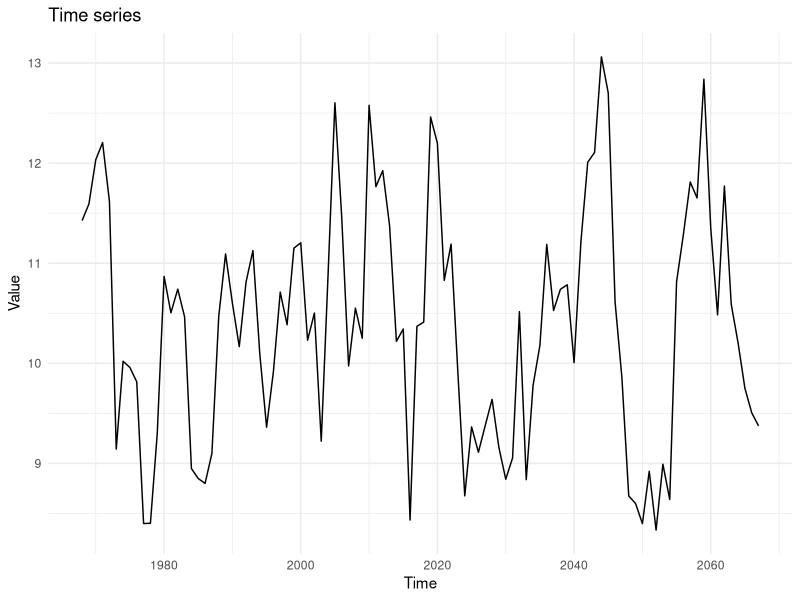
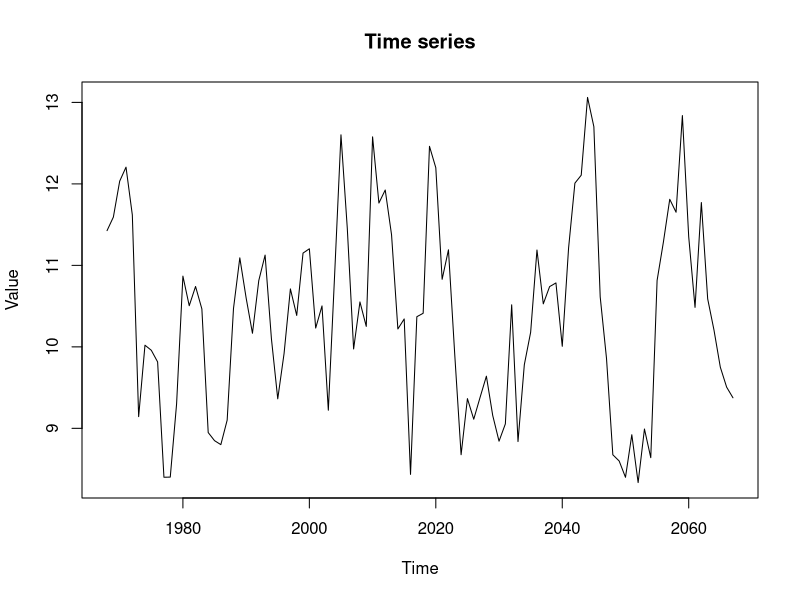
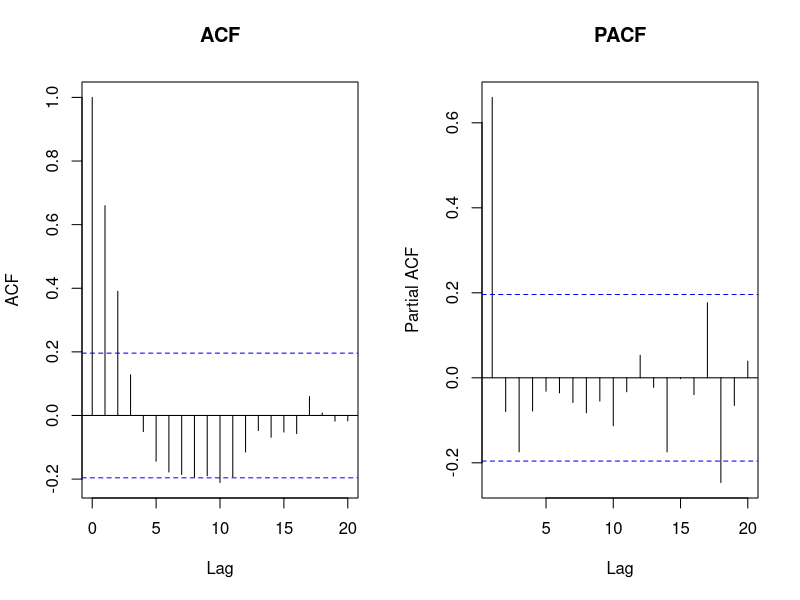
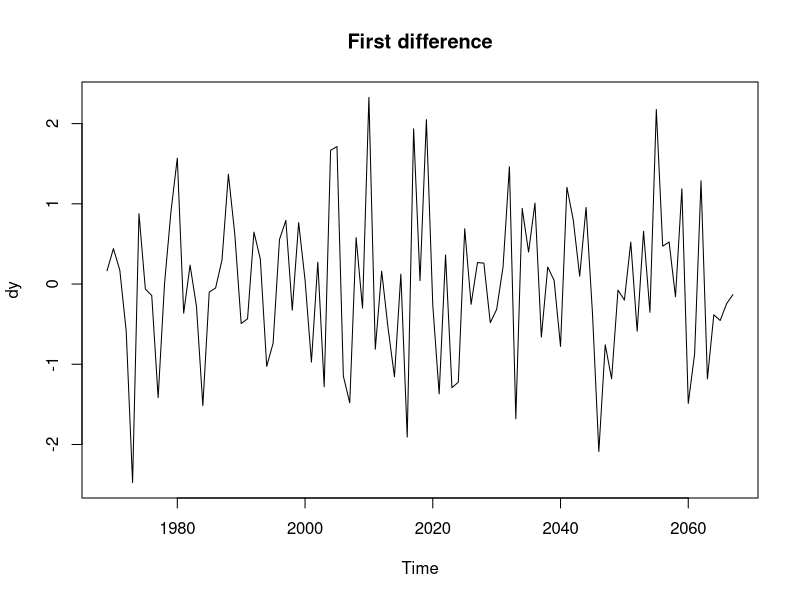
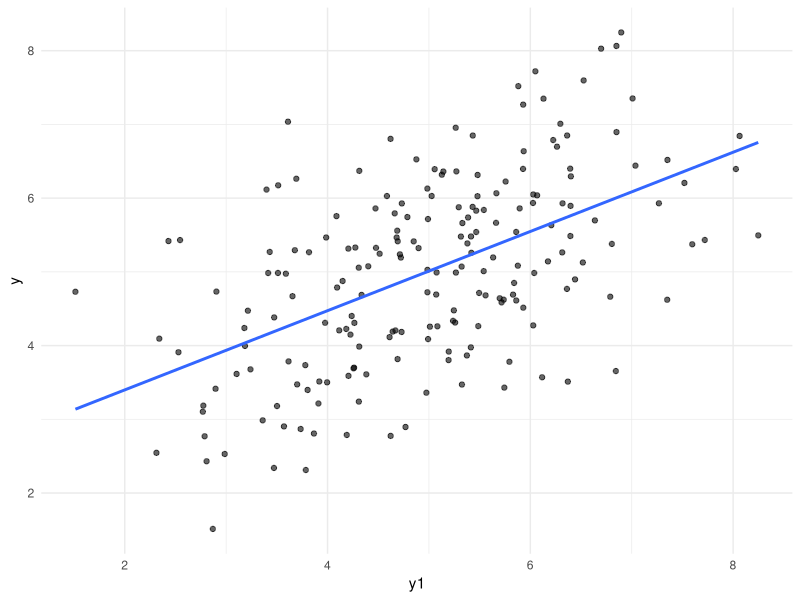
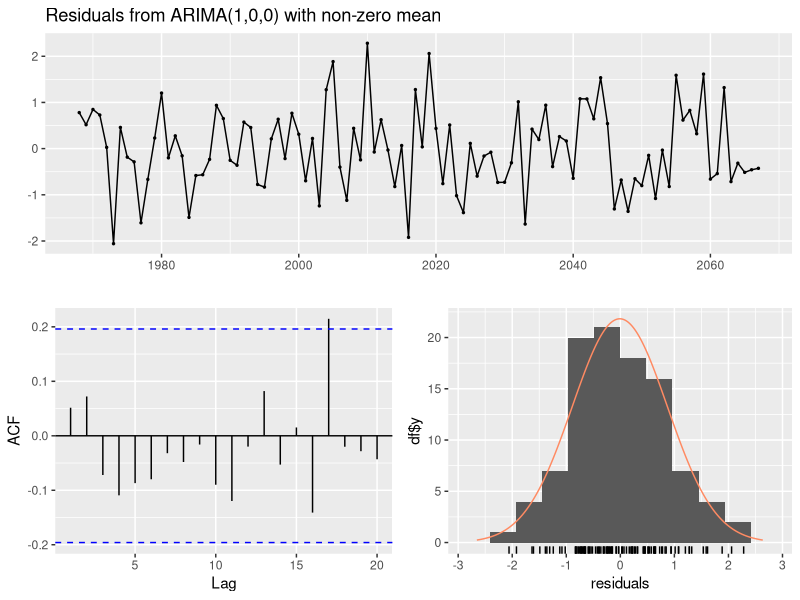
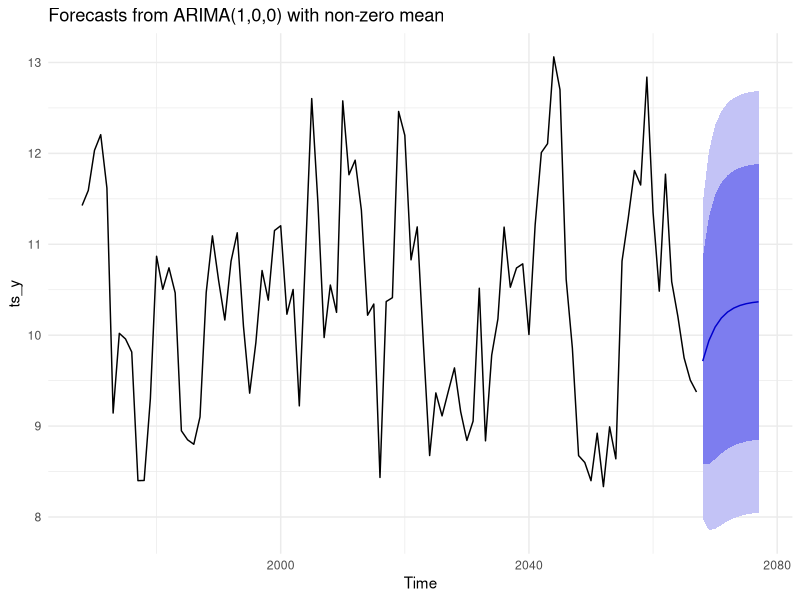
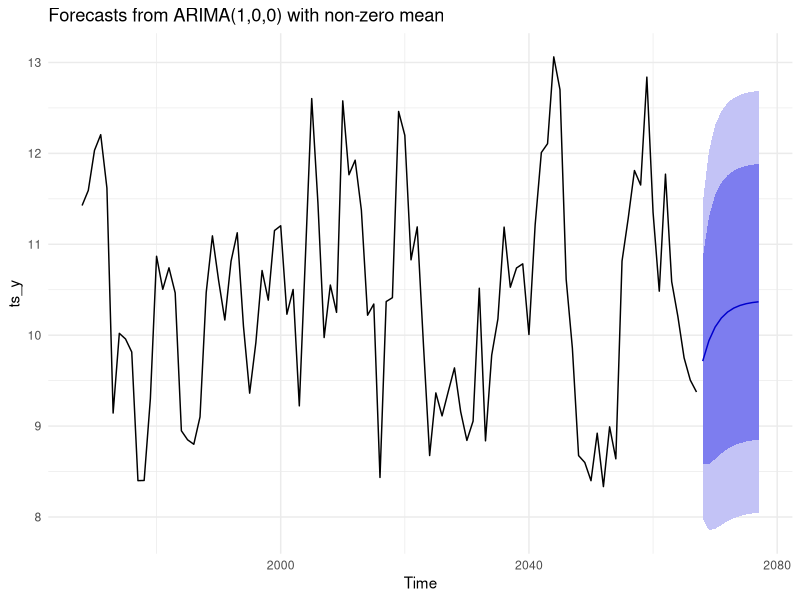

Source code (R) for these figures, in order:
## ---- chunk 1
knitr::opts_chunk$set(echo = TRUE, warning = FALSE, message = FALSE)

library(tidyverse)
library(forecast)
library(knitr)
## ---- chunk 2
set.seed(1)
y <- arima.sim(model = list(ar = 0.7), n = 100) + 10
ts_y <- ts(y, start = 1968, frequency = 1)

class(ts_y)
head(ts_y, 5)
## ---- chunk 3
ts_m <- ts(rnorm(60), start = c(2000, 1), frequency = 12)
## ---- chunk 4
autoplot(ts_y) +
  labs(x = "Time", y = "Value", title = "Time series") +
  theme_minimal()
## ---- chunk 5
plot(ts_y, main = "Time series", xlab = "Time", ylab = "Value")
## ---- chunk 6
par(mfrow = c(1, 2))
acf(ts_y, main = "ACF")
pacf(ts_y, main = "PACF")
par(mfrow = c(1, 1))
## ---- chunk 7
tseries::adf.test(ts_y)
## ---- chunk 8
dy <- diff(ts_y)
plot(dy, main = "First difference")
## ---- chunk 9
fit_auto <- auto.arima(ts_y)
summary(fit_auto)
## ---- chunk 10
fit_ar1 <- Arima(ts_y, order = c(1, 0, 0))   # AR(1)
fit_ma1 <- Arima(ts_y, order = c(0, 0, 1))   # MA(1)
fit_arma <- Arima(ts_y, order = c(1, 0, 1))  # ARMA(1,1)
## ---- chunk 11
coef(fit_ar1)
## ---- chunk 12
tibble(
  Model = c("AR(1)", "MA(1)", "ARMA(1,1)"),
  AIC   = c(AIC(fit_ar1), AIC(fit_ma1), AIC(fit_arma)),
  BIC   = c(BIC(fit_ar1), BIC(fit_ma1), BIC(fit_arma))
) %>% kable(digits = 3)
## ---- chunk 13
set.seed(2)
y2 <- arima.sim(model = list(ar = 0.6), n = 200) + 5
ts_y2 <- ts(y2)

# Build lagged data frame
df_ar <- tibble(
  y  = as.numeric(ts_y2),
  y1 = lag(y)
) %>% drop_na()

# Fit as regression
fit_lm <- lm(y ~ y1, data = df_ar)
summary(fit_lm)
## ---- chunk 14
ggplot(df_ar, aes(y1, y)) +
  geom_point(alpha = 0.6) +
  geom_smooth(method = "lm", se = FALSE) +
  theme_minimal()
## ---- chunk 15
fit_arima <- Arima(ts_y2, order = c(1, 0, 0), include.mean = TRUE)
coef(fit_arima)
coef(fit_lm)
## ---- chunk 16
ar1_loglik <- function(par, y) {
  alpha  <- par[1]
  rho    <- par[2]
  sigma2 <- par[3]
  if (sigma2 <= 0 || abs(rho) >= 1) return(1e10)
  n <- length(y)

  mu1  <- alpha / (1 - rho)
  var1 <- sigma2 / (1 - rho^2)
  ll <- dnorm(y[1], mu1, sqrt(var1), log = TRUE)

  for (t in 2:n) {
    mu_t <- alpha + rho * y[t - 1]
    ll <- ll + dnorm(y[t], mu_t, sqrt(sigma2), log = TRUE)
  }
  return(-ll)
}

opt <- optim(c(1, 0.5, 1), ar1_loglik, y = as.numeric(ts_y2),
             method = "Nelder-Mead")
opt$par
## ---- chunk 17
coef(fit_lm)
## ---- chunk 18
checkresiduals(fit_ar1)
## ---- chunk 19
Box.test(residuals(fit_ar1), lag = 10, type = "Ljung-Box")
## ---- chunk 20
shapiro.test(residuals(fit_ar1))
## ---- chunk 21
fc <- forecast(fit_ar1, h = 10)
fc
autoplot(fc) + theme_minimal()
## ---- chunk 22
fc2 <- forecast(fit_auto, h = 10)
autoplot(fc2) + theme_minimal()
## ---- chunk 23
autoplot(fc, include = 100) +
  labs(title = "Forecast with prediction intervals") +
  theme_minimal()
## ---- chunk 24
y_miss <- as.numeric(ts_y)
y_miss[92]  <- NA
y_miss[175] <- NA
ts_miss <- ts(y_miss)
## ---- chunk 25
fit_miss <- auto.arima(ts_miss)
summary(fit_miss)
## ---- chunk 26
fc_miss <- forecast(fit_miss, h = 10)
autoplot(fc_miss) + theme_minimal()
## ---- chunk 27
fit_a <- Arima(ts_y, order = c(1, 0, 0))
fit_b <- Arima(ts_y, order = c(0, 0, 1))
fit_c <- Arima(ts_y, order = c(2, 0, 0))
fit_d <- Arima(ts_y, order = c(1, 1, 1))

tibble(
  Model = c("AR(1)", "MA(1)", "AR(2)", "ARIMA(1,1,1)"),
  AIC   = round(c(AIC(fit_a), AIC(fit_b), AIC(fit_c), AIC(fit_d)), 3),
  BIC   = round(c(BIC(fit_a), BIC(fit_b), BIC(fit_c), BIC(fit_d)), 3),
  logLik = round(c(logLik(fit_a), logLik(fit_b),
                   logLik(fit_c), logLik(fit_d)), 3)
) %>% kable()
## ---- chunk 28
checkresiduals(fit_a)
## ---- chunk 29
# Example: AR(1) vs AR(2) are nested
LRT <- 2 * (logLik(fit_c) - logLik(fit_a))
p_val <- 1 - pchisq(as.numeric(LRT), df = 1)
LRT
p_val
## ---- chunk 30
ts_seas <- ts(rnorm(120), frequency = 12)
fit_seas <- auto.arima(ts_seas)
summary(fit_seas)
## ---- chunk 31
ggseasonplot(ts_seas) + theme_minimal()
ggsubseriesplot(ts_seas) + theme_minimal()
